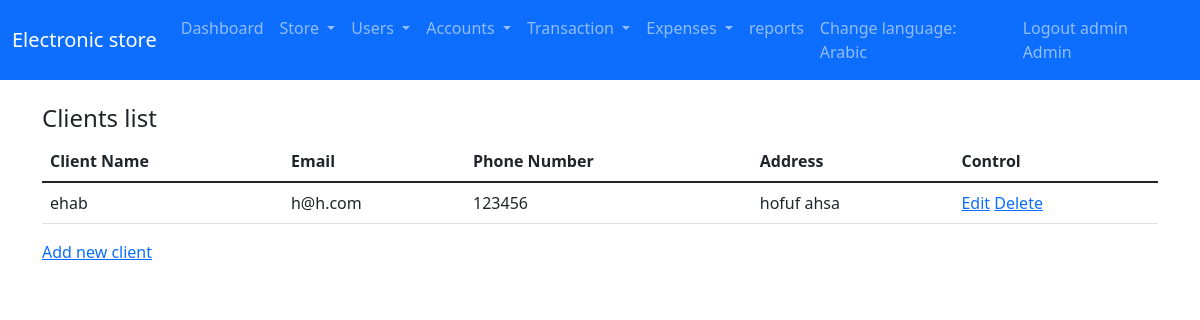
/clients (signed in), run on the app's committed database.
### tables this page shows
CREATE TABLE `app_clients` (
  `id` int UNSIGNED NOT NULL,
  `name` varchar(40) NOT NULL,
  `phone_number` varchar(15) NOT NULL,
  `email` varchar(40) DEFAULT NULL,
  `address` varchar(50) DEFAULT NULL
);

### app/controllers/abstractcontroller.php (called while the page is built, shortened)
<?php
class AbstractController
{
	protected $_controller;
	protected $_action;
    protected $_template;
    protected $_registry;
    protected $_data = [];
	public function setController($controllerName)
	{
		$this->_controller = $controllerName;
	}
	public function setAction($actionName)
	{
		$this->_action = $actionName;
	}
    public function setTemplate($template)
    {
        $this->_template = $template;
    }
    public function setRegistry($registry)
    {
        $this->_registry = $registry;
    }
	protected function _view()
	{
		$view = VIEWS_PATH . $this->_controller . DS . $this->_action . '.view.php';
				$this->_data = array_merge($this->_data , $this->language->getDictionary());
                $this->_template->setRegistry($this->_registry);
                $this->_template->setActionViewFile($view);
                $this->_template->setAppData($this->_data);
                $this->_template->renderApp();
	}
}

### app/controllers/clientscontroller.php (called while the page is built, shortened)
<?php
class ClientsController extends AbstractController
{
    public function defaultAction()
    {
        $this->_data['clients'] = ClientsModel::getAll();
        $this->_view();
    }
}

### app/lib/frontcontroller.php (called while the page is built, shortened)
<?php
class FrontController
{
    private $_controller = 'index';
    private $_action = 'default';
    private $_params = array();
    private $_template;
    private $_registry;
	public function __construct(Template $template, Registry $registry , Authentication $auth)
	{
        $this->_template = $template;
        $this->_registry = $registry;
	}
    private function _parseUrl()
    {
        $url = parse_url($_SERVER['REQUEST_URI'], PHP_URL_PATH);
        $url = trim($url, '/');
        $url = explode('/',$url , 3);
        if(isset($url[0]) && $url[0] != '') {
            $this->_controller = $url[0];
        }
    }
    public function dispatch()
    {
	  $actionName = $this->_action . 'Action';
	 $controller = new $controllerClassName;
	 $controller->setController($this->_controller);
	 $controller->setAction($this->_action);
	 $controller->setParams($this->_params);
     $controller->setTemplate($this->_template);
     $controller->setRegistry($this->_registry);
	 $controller->$actionName();
    }
}

### public/index.php (called while the page is built, shortened)
<?php
require_once APP_PATH. DS .'lib/autoload.php';
$session = new LIB\SessionManager();
$session->start();
$template_parts = require_once APP_PATH . DS . 'config' . DS . 'templateconfig.php';
$template = new LIB\Template($template_parts);
$language = new LIB\Language();
$registry = Registry::getInstance();
$registry->session = $session;
$registry->language = $language;
$messenger = Messenger::getInstance($session);
$registry->messenger = $messenger;
$authentication = Authentication::getInstance($session);
$frontController = new FrontController($template,$registry,$authentication);
$frontController->dispatch();

### app/lib/autoload.php (called while the page is built, shortened)
<?php
class AutoLoad
{
	public static function autoload($className)
	{
		$className = str_replace('PHPMVC' , '' , $className);
		$className = str_replace('\\' , '/' , $className);
		$className = strtolower($className);
		$className = $className . '.php';
	}
}

### app/lib/database/databasehandler.php (called while the page is built, shortened)
<?php
abstract class DatabaseHandler
{
    public static function factory()
    {
        $driver = DATABASE_CONN_DRIVER;
        if ($driver == self::DATABASE_DRIVER_POD) {
            return PDODatabaseHandler::getInstance();
        } elseif ($driver == self::DATABASE_DRIVER_MYSQLI) {
            return MySQLiDatabaseHandler::getInstance();
        }
    }
}

### app/lib/database/pdodatabasehandler.php (called while the page is built, shortened)
<?php
class PDODatabaseHandler extends DatabaseHandler
{
    private static $_instance;
    private static $_handler;
    public function __call($name, $arguments)
    {
        return call_user_func_array(array(&self::$_handler, $name), $arguments);
    }
    protected static function init()
    {
        try {
            self::$_handler = new \PDO(
                'mysql:host=' . DATABASE_HOST_NAME . ';dbname=' . DATABASE_DB_NAME,
                DATABASE_USER_NAME, DATABASE_PASSWORD, array(
                    \PDO::ATTR_ERRMODE => \PDO::ERRMODE_WARNING,
                    \PDO::MYSQL_ATTR_INIT_COMMAND => 'SET NAMES utf8'
                )
            );
        } catch (\PDOException $e) {
echo "not connected";
        }
    }
    public static function getInstance()
    {
        if(self::$_instance === null) {
            self::$_instance = new self();
        }
        return self::$_instance;
    }
}

### app/models/abstractmodel.php (called while the page is built, shortened)
<?php
class AbstractModel
{
    public static function getAll()
    {
        $sql = 'SELECT * FROM ' . static::$tableName;
        $stmt = DatabaseHandler::factory()->prepare($sql);
        $stmt->execute();
        if(method_exists(get_called_class(), '__construct')) {
            $results = $stmt->fetchAll(\PDO::FETCH_CLASS | \PDO::FETCH_PROPS_LATE, get_called_class(), array_keys(static::$tableSchema));
        } else {
            $results = $stmt->fetchAll(\PDO::FETCH_CLASS, get_called_class());
        }
        if ((is_array($results) && !empty($results))) {
            return new \ArrayIterator($results);
        };
        return false;
    }
}

### app/views/clients/default.view.php (the view)
<div class="container">
        <h4><?= @$text_start_line?></h4>
              <table class="table border-1">
                  <thead>
                  <tr>
                  <th><?= @$text_name?></th>
                  <th><?= @$text_email?></th>
                  <th><?= @$text_phone_number?></th>
                  <th><?= @$text_address?></th>
                  <th><?= @$text_control?></th>
                  </tr>
                  </thead>
                  <tbody>
                  <?php
                  if(false !== $clients) {
                      foreach($clients as $client) {
                  ?>
                  <tr>
                  <td><?= $client->name?></td>
                  <td><?= $client->email?></td>
                  <td><?= $client->phone_number?></td>
                  <td><?= $client->address?></td>
                      <td>
                          <a href="/clients/edit/<?=$client->id?>">Edit</a>
                          <a href="/clients/delete/<?=$client->id?>" onclick="if(!confirm('Do you want to delete this employee')) return false;"> Delete  </a>
                      </td>
                  </tr>
                  <?php
                      }
                  } else {
                      ?>
                      <td colspan="5"> <?= @$text_no_data_message?></td>
                      <?php
                  }
                  ?>
                  </tbody>
              </table>
		<a href="/clients/create"> <?= @$text_new_item ?></a>
  </div>

### app/lib/template.php (shortened to what this page needs)
<?php
class Template
{
    private $_templateParts;
    private $_action_view;
	public function __construct(array $parts)
    {
        $this->_templateParts = $parts;
    }
    public function setActionViewFile($path)
    {
       $this->_action_view = $path;
    }
    private function renderTemplateHeaderStart()
    {
        require_once TEMPLATE_PATH . 'templateheadstart.php';
    }
     private function renderTemplateHeaderEnd()
    {
        require_once TEMPLATE_PATH . 'templateheadend.php';
    }
     private function renderTemplateFooter()
    {
        require_once TEMPLATE_PATH . 'templatefooter.php';
    }
    private function renderTemplateBlooks()
    {
        if(!array_key_exists('template' , $this->_templateParts)) {
            trigger_error('Sorry you have to define the template blocks' , E_USER_WARNING);
        } else {
            $parts = $this->_templateParts['template'];
            if(!empty($parts)) {
                foreach ($parts as $partkey => $filePath) {
                    if($partkey== ':view') {
                        require_once $this->_action_view;
                    } else {
                        require_once $filePath;
                    }
                }
            }
        }
    }
    public function renderApp()
    {
        $this->renderTemplateBlooks();
    }
}

### data on the page
app_clients: name "ehab", email "h@h.com", phone_number "123456", address "hofuf ahsa"
